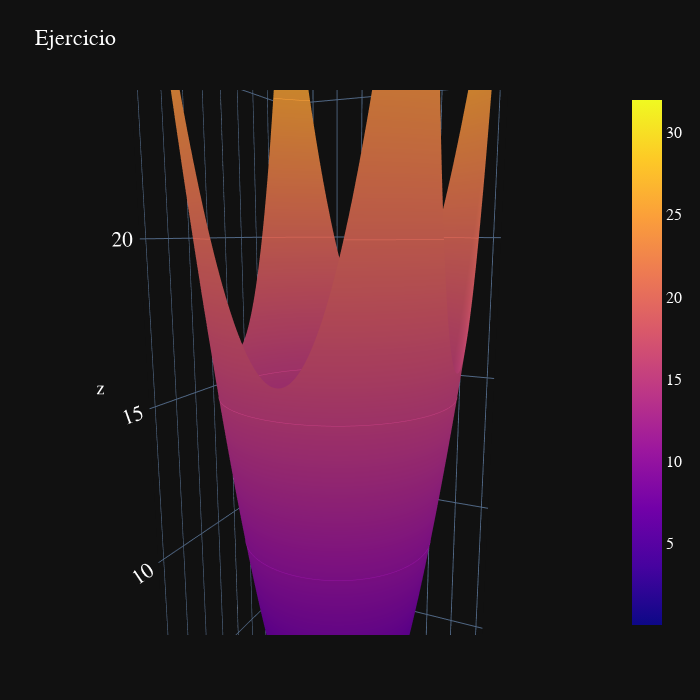

Notebook cell for this chart:
### Code cell
fig = go.Figure(data=[go.Surface(x=X, y=Y, z=Z)])
fig.update_traces(contours_z=dict(show=True, usecolormap=True,
                                  highlightcolor="limegreen", project_z=True))

fig.update_layout(title='Ejercicio', autosize=False,
                  scene_camera_eye=dict(x=1.87, y=0.88, z=-0.64),
                  width=700, height=700,
                  margin=dict(l=65, r=50, b=65, t=90),
                  font = dict(family = 'verdana', size = 16, color = 'white'),
                  template = 'plotly_dark')

fig.show()

### Figure 1 — Plotly figure (JSON) as saved in the notebook; plotly's stock layout.template omitted (floating-point values rounded to 4 significant figures; data arrays with more than 128 entries replaced by an {"elided": "..."} marker saying what was removed)
{"data": [{"contours": {"z": {"highlightcolor": "limegreen", "project": {"z": true}, "show": true, "usecolormap": true}}, "type": "surface", "x": {"elided": "100x100 float values"}, "y": {"elided": "100x100 float values"}, "z": {"elided": "100x100 float values"}}], "layout": {"autosize": false, "font": {"color": "white", "family": "verdana", "size": 16}, "height": 700, "margin": {"b": 65, "l": 65, "r": 50, "t": 90}, "scene": {"aspectmode": "auto", "aspectratio": {"x": 0.63, "y": 0.63, "z": 2.52}, "camera": {"center": {"x": 0, "y": 0, "z": 0}, "eye": {"x": 0.657, "y": -1.421, "z": 0.3111}, "projection": {"type": "perspective"}, "up": {"x": 0, "y": 0, "z": 1}}}, "title": {"text": "Ejercicio"}, "width": 700}}
